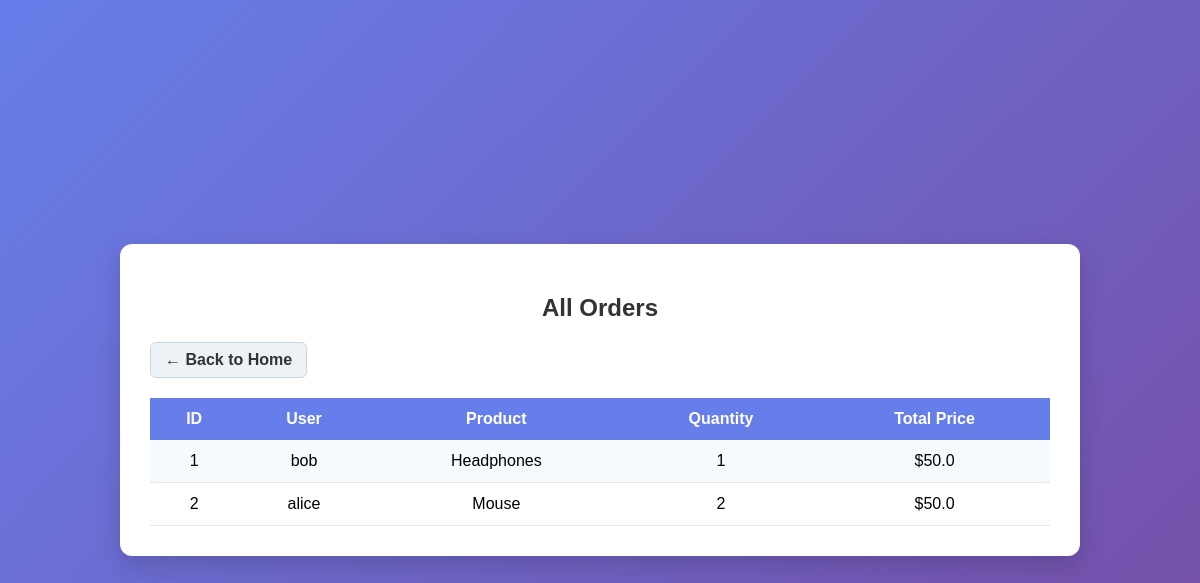
The page /orders on the database as committed earlier.
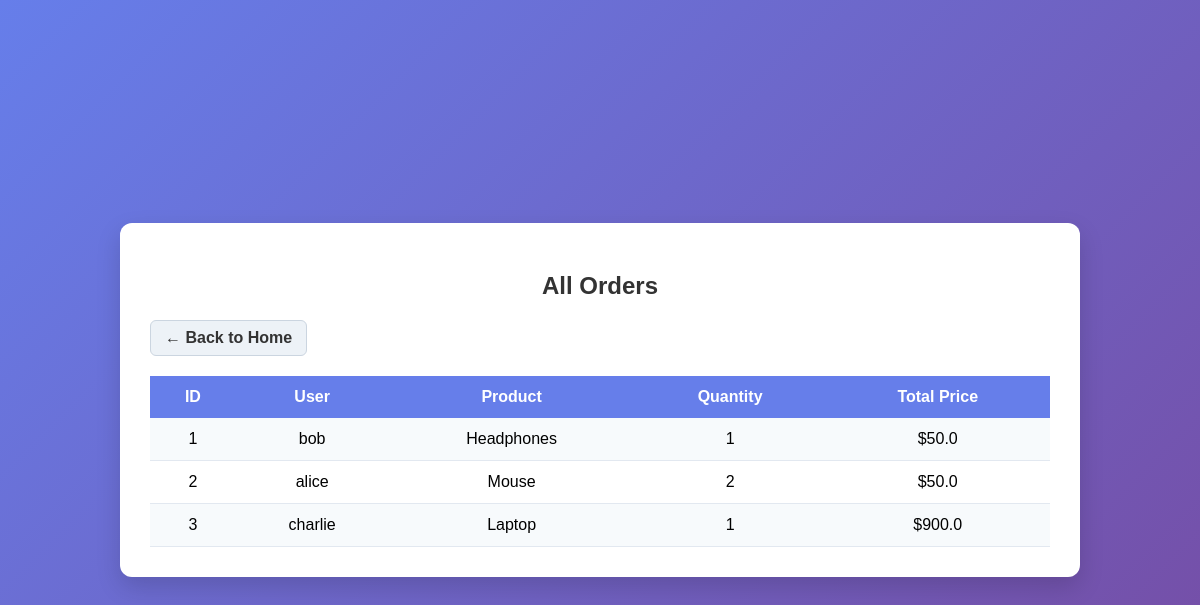
The same page on the database as committed later.
### tables this page shows
CREATE TABLE orders (
            id INTEGER PRIMARY KEY AUTOINCREMENT,
            username TEXT NOT NULL,
            product_name TEXT NOT NULL,
            quantity INTEGER NOT NULL,
            total_price REAL NOT NULL
        );

### app.py (the view)
@app.route("/orders")
def orders():
    conn = sqlite3.connect("database.db")
    cursor = conn.cursor()
    cursor.execute("SELECT * FROM orders")
    rows = cursor.fetchall()
    conn.close()
    return render_template("orders.html", orders=rows)

### templates/orders.html (shortened to what this page needs)
<!DOCTYPE html>
<html lang="en">
<head>
</head>
<body>
    <div class="container">
        <h2>All Orders</h2>
        <a href="/" class="home-link">← Back to Home</a>
        <table>
            <tr>
                <th>ID</th>
                <th>User</th>
                <th>Product</th>
                <th>Quantity</th>
                <th>Total Price</th>
            </tr>
            {% for o in orders %}
            <tr>
                <td>{{ o[0] }}</td>
                <td>{{ o[1] }}</td>
                <td>{{ o[2] }}</td>
                <td>{{ o[3] }}</td>
                <td>${{ o[4] }}</td>
            </tr>
            {% endfor %}
        </table>
    </div>
</body>
</html>

### templates/orders.html (style rules this page uses)
body { font-family: Arial, Helvetica, sans-serif; background: linear-gradient(135deg, #667eea, #764ba2); height: 100vh; margin: 0; display: flex; justify-content: center; align-items: center; }
.container { background: #ffffff; padding: 30px; border-radius: 12px; width: 80%; max-width: 900px; box-shadow: 0 10px 25px rgba(0, 0, 0, 0.15); }
h2 { text-align: center; margin-bottom: 20px; color: #333; }
.home-link { display: inline-block; margin-bottom: 20px; text-decoration: none; padding: 8px 14px; border-radius: 6px; background-color: #edf2f7; color: #333; font-weight: bold; border: 1px solid #cbd5e0; transition: background 0.3s ease; }
table { width: 100%; border-collapse: collapse; }
th, td { padding: 12px; text-align: center; }
th { background-color: #667eea; color: white; }
tr:nth-child(even) { background-color: #f7fafc; }
td { border-bottom: 1px solid #e2e8f0; }

Rows that differ between the two databases and show on the page:
added orders: id "3", username "charlie", product_name "Laptop", quantity "1", total_price "900.0"
